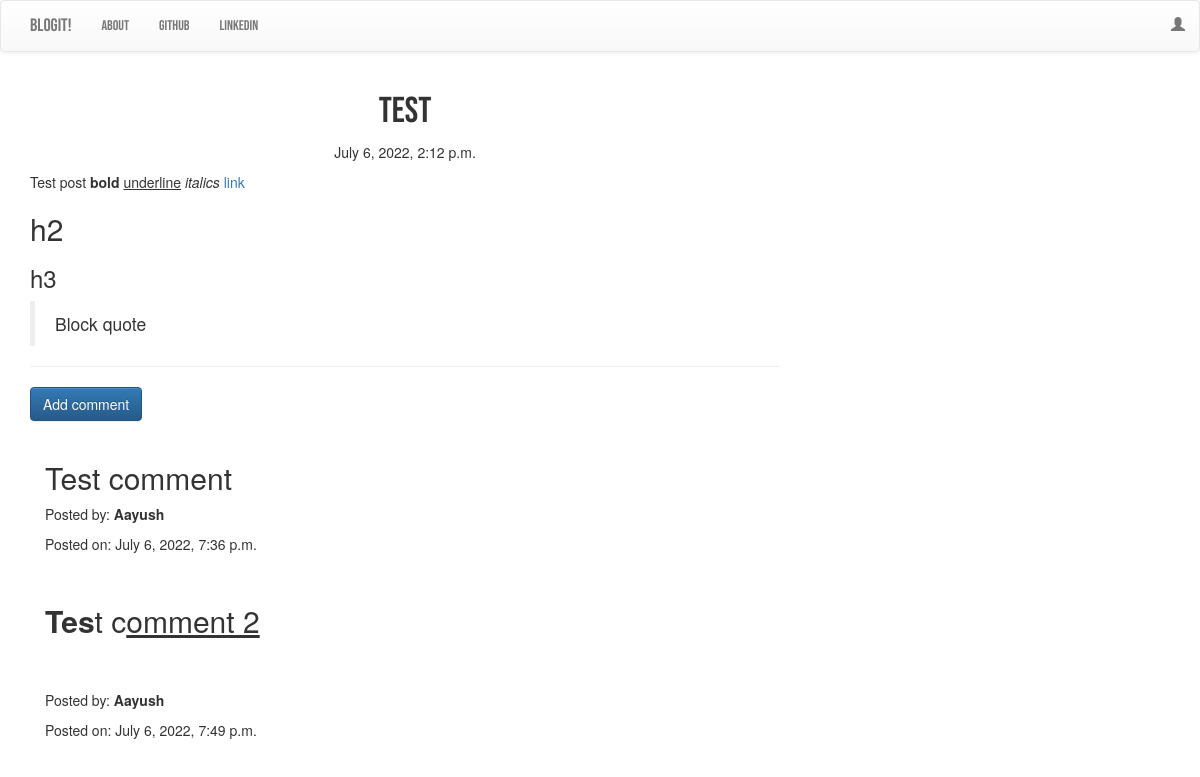
Screenshot of /post/2 with the database file from the repository.
### blog/models.py (models this page shows, shortened)
class Post(models.Model):
    author = models.ForeignKey("auth.User", on_delete = models.DO_NOTHING)
    title = models.CharField(max_length = 100)
    text = models.TextField()
    created_date = models.DateTimeField(default = timezone.now)
    published_date = models.DateTimeField(blank = True, null = True)

class Comment(models.Model):
    post = models.ForeignKey("blog.Post", related_name = "comments", on_delete = models.DO_NOTHING)
    author = models.CharField(max_length = 50)
    text = models.TextField()
    created_date = models.DateTimeField(default=timezone.now())
    approved_comment = models.BooleanField(default = False)

### blog/views.py (the view)
# urls.py: url(r'^post/(?P<pk>\d+)$', views.PostDetailView.as_view(), name='post_detail'),
class PostDetailView(DetailView):
    model = Post

### blog/templates/blog/post_detail.html (shortened to what this page needs)
{% extends "blog/base.html" %}
{% block content %}
<h1 class='posttitle loader'>{{ post.title }}</h1>
      {% if post.published_date %}
          <div class="date postdate">
              {{ post.published_date }}
          </div>
      {% else %}
          <a class="btn btn-default" href="{% url 'post_publish' pk=post.pk %}">Publish</a>
      {% endif %}
    <p class='postcontent' >{{ post.text|safe|linebreaksbr }}</p>
<hr>
<a class="btn btn-primary btn-comment" href="{% url 'add_comment_to_post' pk=post.pk %}">Add comment</a>
<div class="container comments">
{% for comment in post.comments.all %}
<br>
    {% if user.is_authenticated or comment.approved_comment %}
        <h2>{{ comment.text|safe|linebreaks }}</h2>
        <p>Posted by: <strong>{{ comment.author }}</strong></p>
        <p>Posted on: {{ comment.created_date }}</p>
    {% endif %}
{% empty %}
    <p>WoW so empty!</p>
{% endfor %}
</div>
{% endblock %}

### blog/templates/blog/base.html (shortened to what this page needs)
<!DOCTYPE html>
{% load static %}
<html lang='en' dir="ltr">
  <head>
    <link rel="stylesheet" href="https://cdn.jsdelivr.net/npm/bootstrap@3.4.1/dist/css/bootstrap.min.css">
    <link rel="stylesheet" href="https://cdn.jsdelivr.net/npm/bootstrap@3.4.1/dist/css/bootstrap-theme.min.css">
    <link rel="stylesheet" href="//cdn.jsdelivr.net/npm/medium-editor@latest/dist/css/medium-editor.min.css" type="text/css" media="screen" charset="utf-8">
    <link rel="stylesheet" href="{% static 'css/blog.css' %}">
  </head>
  <body class="loader">
    <nav class="navbar navbar-default techfont custom-navbar">
      <div class="container">
        <ul class="nav navbar-nav">
          <li> <a class="navbar-brand bigbrand" href="{% url 'post_list' %}">BLOGit!</a> </li>
          <li> <a class="" href="{% url "about" %}">About</a> </li>
          <li> <a class="" href="https://github.com/JustA3DObject">Github</a> </li>
          <li> <a class="" href="https://www.linkedin.com/in/aayush-vishnoi-5a6a8a223/">LinkedIn</a> </li>
        </ul>
        <ul class="nav navbar-nav navbar-right">
          {% if user.is_authenticated %}
          <li>
            <a href="{% url 'post_new' %}" >New Post</a>
          </li>
          <li>
            <a href="{% url 'post_draft_list' %}">Drafts</a>
          </li>
          <li>
            <a href="{% url 'logout' %}" >Log out</a>
          </li>
          <li>
            <a >Welcome: {{ user.username }}</a>
          </li>
            {% else %}
            <li><a class='nav navbar-right' href="{% url 'login' %}" ><span class="glyphicon glyphicon-user"></span></a></li>
          {% endif %}
        </ul>
    </div>
  </nav>
          <div class="content container">
              <div class="row">
                  <div class="col-md-8">
                    <div class="blog_posts">
                      {% block content %}
                      {% endblock %}
                    </div>
                  </div>
              </div>
          </div>
  </body>
  </html>

### blog/static/css/blog.css (style rules this page uses)
.techfont { font-family: 'Bebas Neue', cursive; font-size: 1.5 em; margin-bottom: 10 px; }
.bigbrand { font-size: 1.5 em; }
.postdate { text-align: center; }
.posttitle { font-family: 'Bebas Neue', cursive; font-size: 3 em; text-align: center; }
.postcontent { font-family: 'PT Sans Narrow', sans-serif; font-size: 1.5 em; }
.btn-comment { right: 0 px; }
.loader { filter:hue-rotate(0deg); color: linear-gradient(45deg,#0f8,#08f); animation:hue 5000ms infinite linear; }

### rows the page displays
Post: title "Test", published_date "July 6, 2022, 2:12 p.m.", text "Test post bold underline italics link h2 h3 Block quote"
Comment: text "Test comment", author "Aayush", created_date "July 6, 2022, 7:36 p.m."
Comment: text "Tes t c omment 2", author "Aayush", created_date "July 6, 2022, 7:49 p.m."
